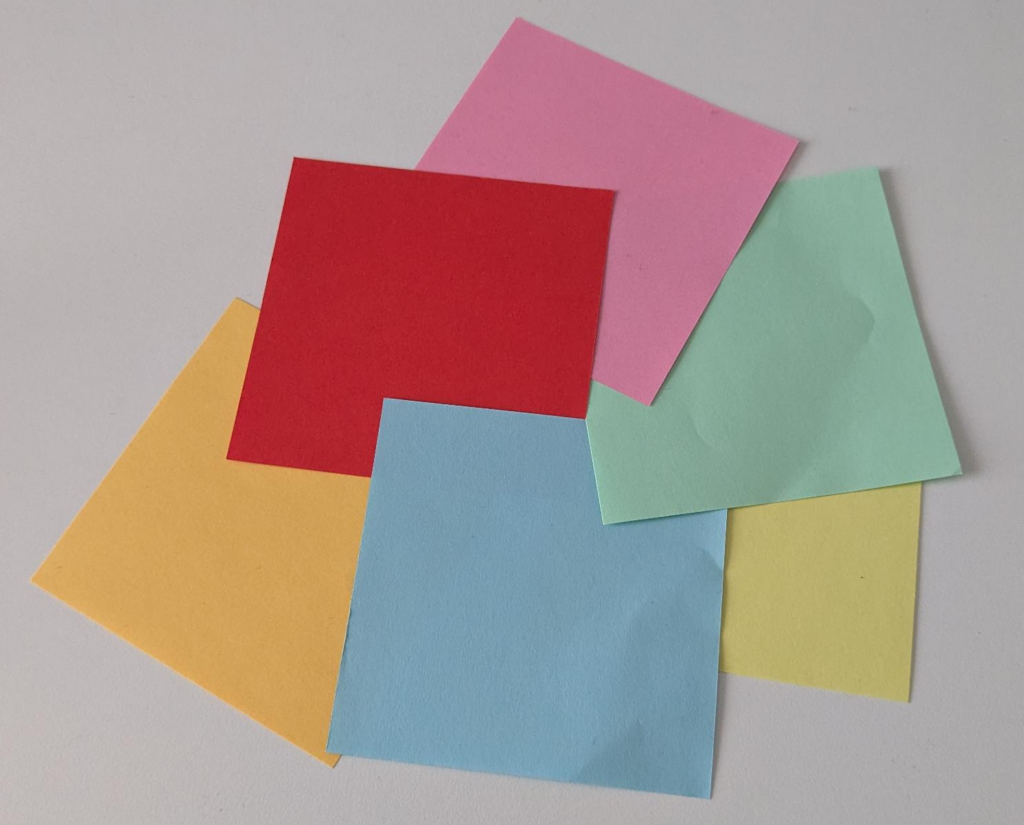
#> input picture images/notes.png, 1024 x 825 px, found by its file name
$ python main.py
#> lines starting #> are read from the running program, lines starting #| are printed output that depends on the picture
import cv2
import numpy as np


class MouseTracker:
    def __init__(self, img_hsv: np.ndarray, radius: int = 10, tolerance: int = 10) -> None:
        self.is_clicked = False
        self.colors = set()
        self.mouse_pos = (0, 0)

        self.img_hsv = img_hsv
        self.mask = np.zeros(img_hsv.shape[:2], dtype=np.uint8)

        self.radius = radius
        self.tolerance = tolerance

    # [42 lines left out: function on_mouse_click, not called in this run]


img = cv2.imread("images/notes.png")
#> img is the input picture: shape (825, 1024, 3); mean B, G, R 146.2, 151.3, 169.2
img_hsv = cv2.cvtColor(img, cv2.COLOR_BGR2HSV)
#> img_hsv: shape (825, 1024, 3); mean H, S, V 93.9, 66.3, 180.7

win_name = "Color Segmentation"

cv2.namedWindow(win_name)

tracker = MouseTracker(img_hsv)

cv2.setMouseCallback(win_name, tracker.on_mouse_click)

while True:
    img_annotated = img.copy()

    # Create the combined mask using the optimized function
    mask = tracker.mask
#> mask: shape (825, 1024); every value is 0
    mask_bgr = cv2.cvtColor(mask, cv2.COLOR_GRAY2BGR)
#> mask_bgr: shape (825, 1024, 3); every value is 0

    # Stack the original and mask images side by side
    composite = np.hstack([img_annotated, mask_bgr])
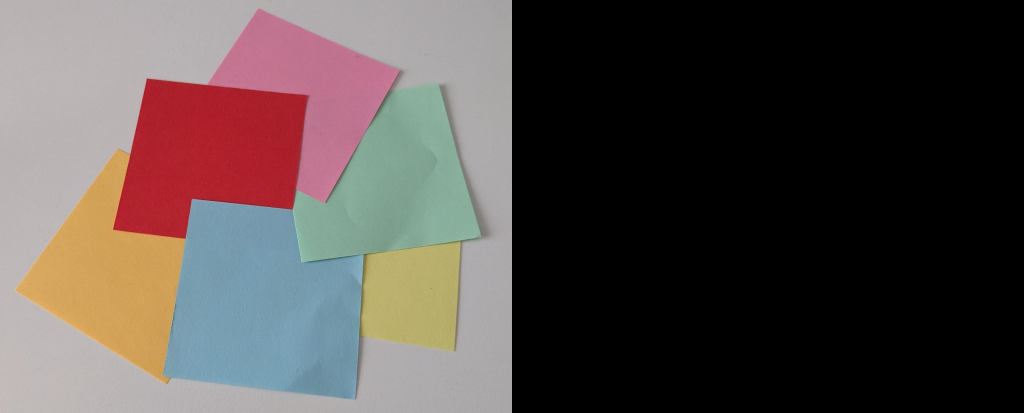
#> composite: shape (825, 2048, 3) (shown at 1/2 size); mean B, G, R 73.1, 75.6, 84.6

    cv2.imshow(win_name, composite)

    k = cv2.waitKey(10) & 0xFF
#> (key q is pressed here)
    if k == ord("q"):
        break

cv2.destroyAllWindows()
